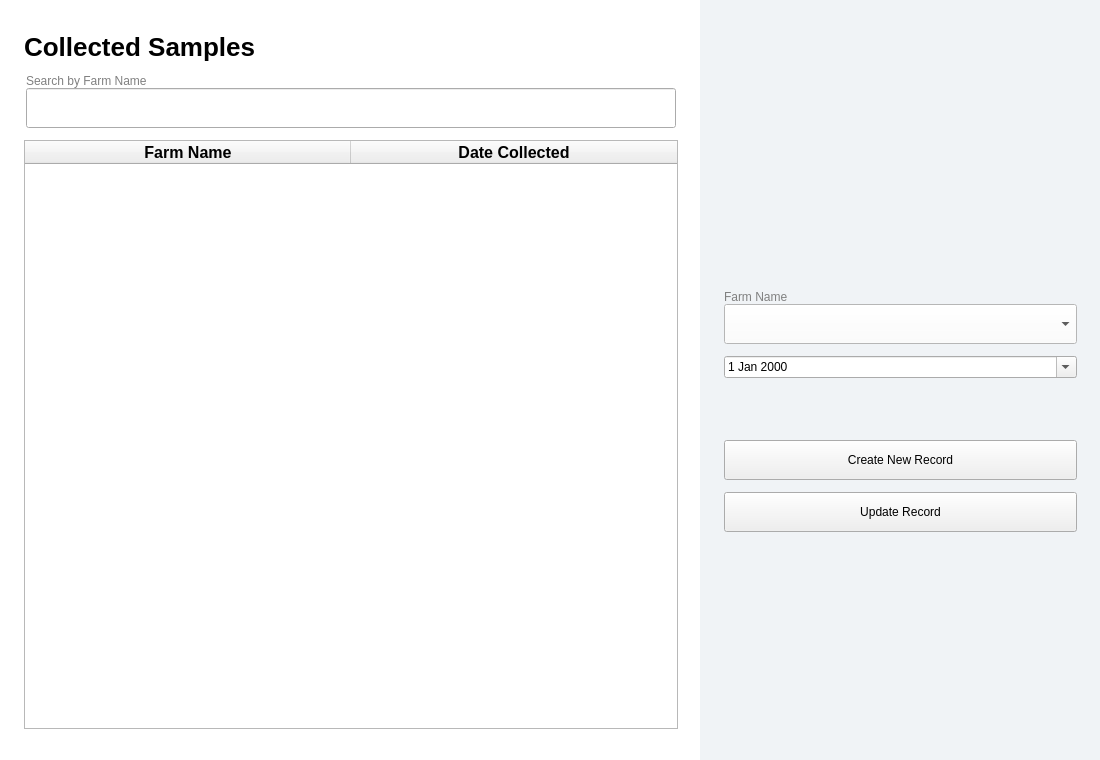
<?xml version="1.0" encoding="UTF-8"?>
<ui version="4.0">
 <class>Form</class>
 <widget class="QWidget" name="Form">
  <property name="geometry">
   <rect>
    <x>0</x>
    <y>0</y>
    <width>1100</width>
    <height>760</height>
   </rect>
  </property>
  <property name="sizePolicy">
   <sizepolicy hsizetype="Fixed" vsizetype="Fixed">
    <horstretch>0</horstretch>
    <verstretch>0</verstretch>
   </sizepolicy>
  </property>
  <property name="windowTitle">
   <string>Form</string>
  </property>
  <property name="styleSheet">
   <string notr="true">QWidget {
    font-family: &quot;Inter&quot;;
    font-size: 12pt;
}

QPushButton {
    background-color: black;
    color: white;
    border-radius: 5px;
	font-weight:bold;
}

QPushButton[designClass=&quot;lightButton&quot;] {
    background-color: white;
    color: black;
    border-radius: 5px;
border: 1px solid black;
font-weight:bold;
}

QFrame[designClass=&quot;inferenceCard&quot;]{
background-color:white;
border-radius:5px;
border: 1px solid rgb(134, 134, 134);
}

/*-----------------COMBO BOX----------------------------*/


QComboBox {
    background-color: #ffffff;
    border: 1px solid #d0d0d0;
    border-radius: 6px;
    padding: 6px 30px 6px 10px;
    font-size: 13px;
    color: #333333;
}

QComboBox:hover {
    border: 1px solid #a0a0a0;
}

QComboBox:focus {
    border: 1px solid #0078d4;
}

QComboBox::drop-down {
    border: none;
    width: 25px;
}

/* Use a ▼ Unicode symbol instead of a PNG */
QComboBox::down-arrow {
    color: #555555;
    font-size: 12px;
    content: &quot;\25BC&quot;;  /* ▼ */
    margin-right: 8px;
}


/*-----------------SPIN BOX-------------------------------*/
QDoubleSpinBox {
    background-color: #ffffff;
    border: 1px solid #d0d0d0;
    border-radius: 6px;
    padding: 6px 10px;
    font-size: 13px;
    color: #333333;
}

QDoubleSpinBox:hover {
    border: 1px solid #a0a0a0;
}

QDoubleSpinBox:focus {
    border: 1px solid #0078d4;
}

/* Remove the ugly default arrows styling */
QDoubleSpinBox::up-button, 
QDoubleSpinBox::down-button {
    background: transparent;
    border: none;
    width: 20px;
}

/* Modern minimal up/down arrows */
QDoubleSpinBox::up-arrow {
    image: url(:/qt-project.org/styles/commonstyle/images/arrow-up-16.png);
    width: 10px;
    height: 10px;
}

QDoubleSpinBox::down-arrow {
    image: url(:/qt-project.org/styles/commonstyle/images/arrow-down-16.png);
    width: 10px;
    height: 10px;
}

/* Dropdown-style popup for editing (if applicable) */
QDoubleSpinBox QAbstractItemView {
    background-color: #ffffff;
    border: 1px solid #cfcfcf;
    border-radius: 6px;
    padding: 4px;
    selection-background-color: #e6f2ff;
}

/*-----------------LINE EDIT----------------------------*/

QLineEdit {
    background-color: #ffffff;
    border: 1px solid #d0d0d0;
    border-radius: 6px;
    padding: 6px 10px;
    font-size: 13px;
    color: #333333;
    selection-background-color: #cce4ff;  /* light blue text highlight */
}

QLineEdit:hover {
    border: 1px solid #a0a0a0;
}

QLineEdit:focus {
    border: 1px solid #0078d4; /* same focus blue as combobox */
    outline: none;
}

/*-----------------TEXT EDIT----------------------------*/

QTextEdit {
    background-color: #ffffff;
    border: 1px solid #d0d0d0;
    border-radius: 6px;
    padding: 6px 10px;
    font-size: 13px;
    color: #333333;
    selection-background-color: #cce4ff;  /* light blue text highlight */
    font-family: &quot;Inter&quot;;
}

QTextEdit:hover {
    border: 1px solid #a0a0a0;
}

QTextEdit:focus {
    border: 1px solid #0078d4;
    outline: none;
}

/*-----------------DATE EDIT----------------------------*/

QDateEdit {
    background-color: #ffffff;
    border: 1px solid #d0d0d0;
    border-radius: 6px;
    padding: 6px 10px;
    font-size: 13px;
    color: #333333;
}

QDateEdit:hover {
    border: 1px solid #a0a0a0;
}

QDateEdit:focus {
    border: 1px solid #0078d4;
}


/*-----------------DATE EDIT (NO BUTTON OVERRIDES)----------------------------*/

QDateEdit {
    background-color: #ffffff;
    border: 1px solid #d0d0d0;
    border-radius: 6px;
    padding: 6px 10px;
    font-size: 13px;
    color: #333333;
}

QDateEdit:hover {
    border: 1px solid #a0a0a0;
}

QDateEdit:focus {
    border: 1px solid #0078d4;   /* same blue as your other widgets */
}

/* Do NOT override ::drop-down, ::up-button, ::down-button, ::arrows */
/* This is why your icons disappeared. Leaving them out keeps everything visible. */

/*-----------------CALENDAR POPUP----------------------------*/

QCalendarWidget {
    background-color: #ffffff;
    border: 1px solid #d0d0d0;
    border-radius: 6px;
    font-family: &quot;Inter&quot;;
}

QCalendarWidget QToolButton {
    background: transparent;
    border: none;
    font-weight: bold;
    padding: 4px;
}

QCalendarWidget QToolButton:hover {
    background-color: #f1f1f1;
    border-radius: 4px;
}

QCalendarWidget QTableView {
    background-color: white;
    border: none;
    selection-background-color: #e6f2ff;
    selection-color: black;
}

QCalendarWidget QTableView::item:hover {
    background-color: #f3f9ff;
}

</string>
  </property>
  <widget class="QWidget" name="samplePage" native="true">
   <property name="geometry">
    <rect>
     <x>0</x>
     <y>0</y>
     <width>1100</width>
     <height>760</height>
    </rect>
   </property>
   <property name="sizePolicy">
    <sizepolicy hsizetype="Fixed" vsizetype="Fixed">
     <horstretch>0</horstretch>
     <verstretch>0</verstretch>
    </sizepolicy>
   </property>
   <property name="styleSheet">
    <string notr="true">#samplePage{background-color:white;}</string>
   </property>
   <widget class="QWidget" name="">
    <property name="geometry">
     <rect>
      <x>0</x>
      <y>0</y>
      <width>1201</width>
      <height>762</height>
     </rect>
    </property>
    <layout class="QHBoxLayout" name="horizontalLayout">
     <property name="spacing">
      <number>0</number>
     </property>
     <property name="leftMargin">
      <number>0</number>
     </property>
     <item>
      <widget class="QWidget" name="widget" native="true">
       <property name="sizePolicy">
        <sizepolicy hsizetype="Fixed" vsizetype="Minimum">
         <horstretch>0</horstretch>
         <verstretch>0</verstretch>
        </sizepolicy>
       </property>
       <property name="minimumSize">
        <size>
         <width>700</width>
         <height>760</height>
        </size>
       </property>
       <widget class="QWidget" name="layoutWidget">
        <property name="geometry">
         <rect>
          <x>0</x>
          <y>0</y>
          <width>702</width>
          <height>761</height>
         </rect>
        </property>
        <layout class="QVBoxLayout" name="verticalLayout">
         <property name="spacing">
          <number>12</number>
         </property>
         <property name="leftMargin">
          <number>24</number>
         </property>
         <property name="topMargin">
          <number>32</number>
         </property>
         <property name="rightMargin">
          <number>24</number>
         </property>
         <property name="bottomMargin">
          <number>32</number>
         </property>
         <item>
          <widget class="QLabel" name="label">
           <property name="sizePolicy">
            <sizepolicy hsizetype="Minimum" vsizetype="Fixed">
             <horstretch>0</horstretch>
             <verstretch>0</verstretch>
            </sizepolicy>
           </property>
           <property name="styleSheet">
            <string notr="true">QLabel {
font-size: 26px;
font-weight:bold;
}</string>
           </property>
           <property name="text">
            <string>Collected Samples</string>
           </property>
          </widget>
         </item>
         <item>
          <layout class="QHBoxLayout" name="horizontalLayout_2">
           <property name="leftMargin">
            <number>0</number>
           </property>
           <property name="rightMargin">
            <number>0</number>
           </property>
           <item>
            <layout class="QVBoxLayout" name="verticalLayout_15">
             <property name="spacing">
              <number>0</number>
             </property>
             <item>
              <widget class="QLabel" name="label_7">
               <property name="sizePolicy">
                <sizepolicy hsizetype="Fixed" vsizetype="Fixed">
                 <horstretch>0</horstretch>
                 <verstretch>0</verstretch>
                </sizepolicy>
               </property>
               <property name="styleSheet">
                <string notr="true">QLabel {
color:gray;
}</string>
               </property>
               <property name="text">
                <string>Search by Farm Name</string>
               </property>
              </widget>
             </item>
             <item>
              <widget class="QLineEdit" name="farmNameSearch">
               <property name="sizePolicy">
                <sizepolicy hsizetype="MinimumExpanding" vsizetype="Fixed">
                 <horstretch>1</horstretch>
                 <verstretch>0</verstretch>
                </sizepolicy>
               </property>
               <property name="minimumSize">
                <size>
                 <width>650</width>
                 <height>40</height>
                </size>
               </property>
               <property name="maximumSize">
                <size>
                 <width>270</width>
                 <height>16777215</height>
                </size>
               </property>
              </widget>
             </item>
            </layout>
           </item>
          </layout>
         </item>
         <item>
          <widget class="QTableWidget" name="samplesTable">
           <attribute name="horizontalHeaderMinimumSectionSize">
            <number>326</number>
           </attribute>
           <attribute name="horizontalHeaderDefaultSectionSize">
            <number>326</number>
           </attribute>
           <attribute name="horizontalHeaderShowSortIndicator" stdset="0">
            <bool>true</bool>
           </attribute>
           <column>
            <property name="text">
             <string>Farm Name</string>
            </property>
            <property name="font">
             <font>
              <pointsize>12</pointsize>
              <bold>true</bold>
             </font>
            </property>
           </column>
           <column>
            <property name="text">
             <string>Date Collected</string>
            </property>
            <property name="font">
             <font>
              <pointsize>12</pointsize>
              <bold>true</bold>
             </font>
            </property>
           </column>
          </widget>
         </item>
        </layout>
       </widget>
      </widget>
     </item>
     <item>
      <widget class="QWidget" name="formSection" native="true">
       <property name="sizePolicy">
        <sizepolicy hsizetype="Minimum" vsizetype="Minimum">
         <horstretch>0</horstretch>
         <verstretch>0</verstretch>
        </sizepolicy>
       </property>
       <property name="minimumSize">
        <size>
         <width>400</width>
         <height>760</height>
        </size>
       </property>
       <property name="styleSheet">
        <string notr="true">#formSection{background-color: #f0f3f6}</string>
       </property>
       <widget class="QWidget" name="">
        <property name="geometry">
         <rect>
          <x>0</x>
          <y>0</y>
          <width>401</width>
          <height>822</height>
         </rect>
        </property>
        <layout class="QVBoxLayout" name="verticalLayout_2">
         <property name="spacing">
          <number>12</number>
         </property>
         <property name="leftMargin">
          <number>24</number>
         </property>
         <property name="topMargin">
          <number>290</number>
         </property>
         <property name="rightMargin">
          <number>24</number>
         </property>
         <property name="bottomMargin">
          <number>290</number>
         </property>
         <item>
          <layout class="QVBoxLayout" name="verticalLayout_14">
           <property name="spacing">
            <number>0</number>
           </property>
           <item>
            <widget class="QLabel" name="label_16">
             <property name="sizePolicy">
              <sizepolicy hsizetype="Fixed" vsizetype="Fixed">
               <horstretch>0</horstretch>
               <verstretch>0</verstretch>
              </sizepolicy>
             </property>
             <property name="styleSheet">
              <string notr="true">QLabel {
color:gray;
}</string>
             </property>
             <property name="text">
              <string>Farm Name</string>
             </property>
            </widget>
           </item>
           <item>
            <widget class="QComboBox" name="farmNameCombo">
             <property name="minimumSize">
              <size>
               <width>100</width>
               <height>40</height>
              </size>
             </property>
             <property name="cursor">
              <cursorShape>PointingHandCursor</cursorShape>
             </property>
             <property name="styleSheet">
              <string notr="true">QComboBox{
background-color:white;
color:black;
}</string>
             </property>
             <property name="currentText">
              <string/>
             </property>
             <property name="currentIndex">
              <number>-1</number>
             </property>
             <property name="frame">
              <bool>true</bool>
             </property>
             <item>
              <property name="text">
               <string>Fully Organic</string>
              </property>
             </item>
             <item>
              <property name="text">
               <string>Integrated</string>
              </property>
             </item>
             <item>
              <property name="text">
               <string>Conventional</string>
              </property>
             </item>
            </widget>
           </item>
          </layout>
         </item>
         <item>
          <widget class="QDateEdit" name="dateCollected">
           <property name="calendarPopup">
            <bool>true</bool>
           </property>
           <property name="timeSpec">
            <enum>Qt::UTC</enum>
           </property>
          </widget>
         </item>
         <item>
          <spacer name="verticalSpacer">
           <property name="orientation">
            <enum>Qt::Vertical</enum>
           </property>
           <property name="sizeHint" stdset="0">
            <size>
             <width>20</width>
             <height>40</height>
            </size>
           </property>
          </spacer>
         </item>
         <item>
          <widget class="QPushButton" name="createRecord">
           <property name="minimumSize">
            <size>
             <width>200</width>
             <height>40</height>
            </size>
           </property>
           <property name="text">
            <string>Create New Record</string>
           </property>
          </widget>
         </item>
         <item>
          <widget class="QPushButton" name="updateRecord">
           <property name="minimumSize">
            <size>
             <width>200</width>
             <height>40</height>
            </size>
           </property>
           <property name="text">
            <string>Update Record</string>
           </property>
           <property name="designClass" stdset="0">
            <string>lightButton</string>
           </property>
          </widget>
         </item>
        </layout>
       </widget>
      </widget>
     </item>
    </layout>
   </widget>
  </widget>
 </widget>
 <resources/>
 <connections/>
</ui>
